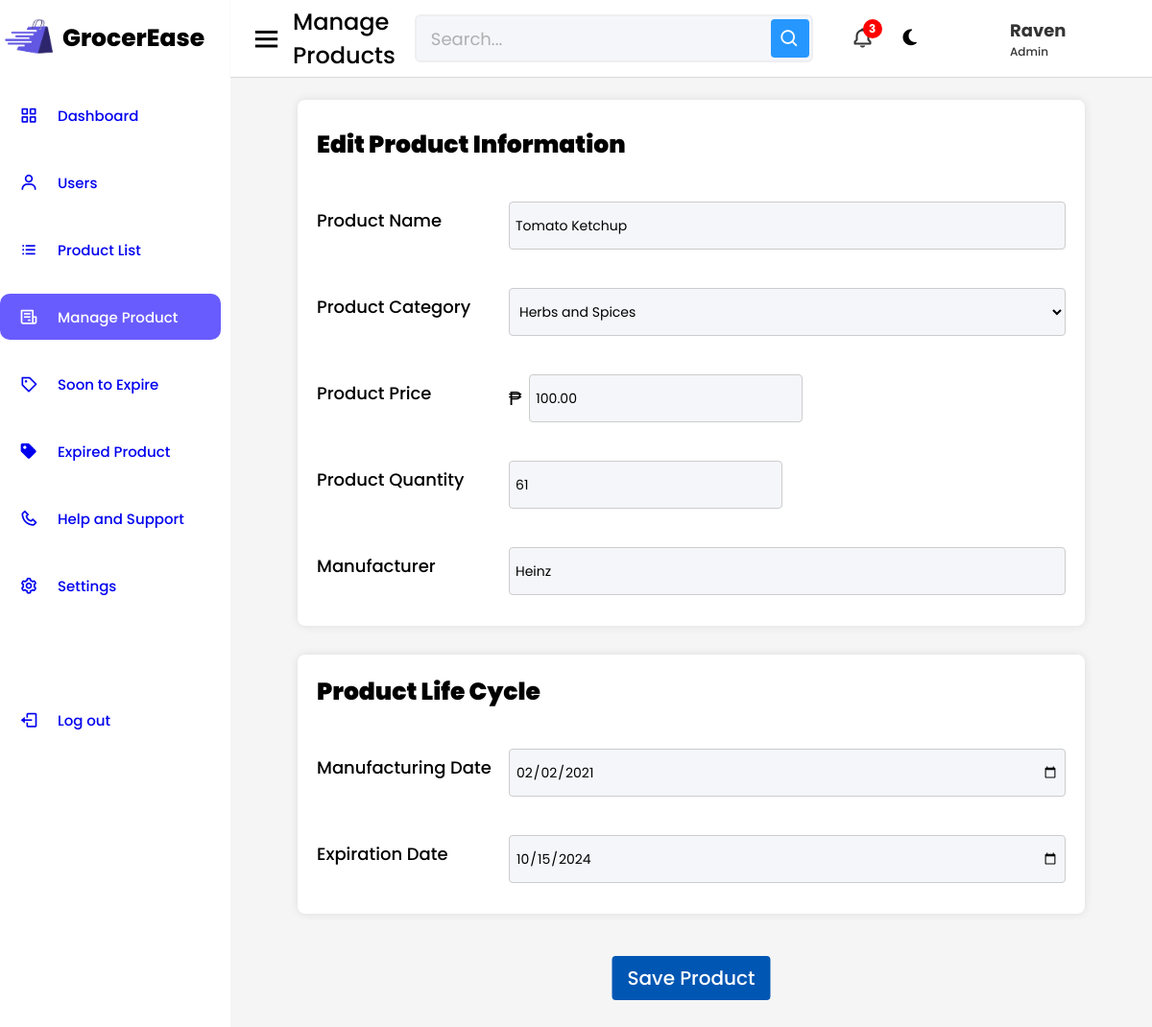
Page /product-list-edit.php?id=21 (signed in) on the committed database.
### tables this page shows
CREATE TABLE `users` (
  `id` int(11) NOT NULL,
  `name` varchar(50) NOT NULL,
  `email` varchar(100) NOT NULL,
  `password` varchar(255) NOT NULL,
  `code` text NOT NULL
);

CREATE TABLE `manage_product` (
  `prodID` int(11) NOT NULL,
  `prodName` varchar(255) NOT NULL,
  `prodCate` varchar(255) NOT NULL,
  `prodPromo` varchar(255) NOT NULL,
  `prodPrice` float(11,2) NOT NULL,
  `prodQuan` varchar(255) NOT NULL,
  `manufact` varchar(255) NOT NULL,
  `manuDate` date NOT NULL DEFAULT current_timestamp(),
  `expiDate` date NOT NULL DEFAULT current_timestamp(),
  `prodAmountSold` decimal(10,2) DEFAULT 0.00,
  `originalPrice` decimal(10,2) NOT NULL
);

### product-list-edit.php (the view, shortened to what this page needs)
<?php
    include 'config.php';
    $query = mysqli_query($conn, "SELECT * FROM users WHERE email='{$_SESSION['SESSION_EMAIL']}'");
    if (mysqli_num_rows($query) > 0) {
        $row = mysqli_fetch_assoc($query);
    }
    $prodID = $_GET['id'];
?>
<!DOCTYPE php>
<php lang="en" dir="ltr">
  <head>
    <link rel="stylesheet" href="assets/css/grocerease.css" />
    <link rel="stylesheet" href="assets/css/manage.css" />
    <link href="https://unpkg.com/boxicons@2.0.7/css/boxicons.min.css" rel="stylesheet"/>
  </head>
  <body>
    <div class="sidebar">
      <div class="logo-details">
        <img src="assets/images/favicon.png" alt="Logo" />
        <span class="logo_name">GrocerEase</span>
      </div>
      <ul class="nav-links">
        <li>
          <a href="grocerease.php">
            <i class="bx bx-grid-alt"></i>
            <span class="links_name">Dashboard</span>
          </a>
        </li>
        <li>
          <a href="user-setting.php">
            <i class="bx bx-user"></i>
            <span class="links_name">Users</span>
          </a>
        </li>
        <li>
          <a href="product-list.php">
            <i class="bx bx-list-ul"></i>
            <span class="links_name">Product List</span>
          </a>
        </li>
        <li>
          <a href="manage.php" class="active">
            <i class="bx bx-receipt"></i>
            <span class="links_name">Manage Product</span>
          </a>
        </li>
        <li>
          <a href="soon-to-expire.php">
            <i class="bx bx-purchase-tag"></i>
            <span class="links_name">Soon to Expire</span>
          </a>
        </li>
        <li>
          <a href="expired-product.php">
            <i class="bx bxs-purchase-tag"></i>
            <span class="links_name">Expired Product</span>
          </a>
        </li>
        <li>
          <a href="help-support.php">
            <i class="bx bx-phone"></i>
            <span class="links_name">Help and Support</span>
          </a>
        </li>
        <li>
          <a href="settings.php">
            <i class="bx bx-cog"></i>
            <span class="links_name">Settings</span>
          </a>
        </li>
        <li class="log_out">
          <a href="#">
            <i class="bx bx-log-out"></i>
            <span class="links_name">Log out</span>
          </a>
        </li>
      </ul>
    </div>
    <section class="home-section">
      <nav>
        <div class="sidebar-button">
          <i class="bx bx-menu sidebarBtn"></i>
          <span class="dashboard">Manage Products</span>
        </div>
        <div class="search-box">
          <input type="text" placeholder="Search..." />
          <i class="bx bx-search searchBoxButton"></i>
        </div>
           <div class="three-box">
                <div class="notifications">
                    <div class="notification-icon">
                        <i class="bx bx-bell"></i>
                        <span class="notification-count">3</span>
                    </div>
                </div>
          <div id="dark-mode-icon" title="Toggle Dark/Light Mode">
            <i class="fa-solid fa-moon"></i>
          </div>
          <div class="profile-details">
            <img id="user-profile-icon" src="assets/images/default-icon.png" alt="User Profile Icon">
            <div class="names">
              <span id="user-name" class="user_name"><?php echo $row['name']; ?></span>
              <span class="admin_name">Admin</span>
            </div>
          </div>
        </div>
    </nav>
      <div class="home-content">
        <form action="" method="POST">
          <div class="card">
            <div class="card-body">
              <h2 class="card-title">Edit Product Information</h2>
              <?php
                $sql = "SELECT * FROM manage_product WHERE prodID = $prodID LIMIT 1";
                $result = mysqli_query($conn, $sql);
                $row = mysqli_fetch_assoc($result);
                function convertToNumber($inputString) {
                  $numbers = preg_replace('/[^0-9]/', '', $inputString);
                  echo $numbers;
                }
              ?>
              <div class="form-group">
                <label for="prodName">Product Name</label>
                <input type="text" id="prodName" name="prodName" class="form-control" value="<?php echo $row['prodName']?>" />
              </div>
              <div class="form-group">
                <label for="prodCate">Product Category</label>
                <select id="prodCate" name="prodCate" class="form-control">
                  <option value="<?php echo $row['prodCate']?>" selected><?php echo $row['prodCate']?></option>
                </select>
              </div>
              <div class="form-group">
                <label for="prodPrice">Product Price</label>
                <div class="input-group">
                  <span class="input-group-addon currency-symbol">₱</span>
                  <input type="number" id="prodPrice" name="prodPrice" step="0.01" class="form-control" value="<?php echo $row['prodPrice']?>" />
                </div>
              </div>
              <div class="form-group">
                <label for="prodQuan" class="input-group-addon quantity-label">Product Quantity</label>
                <div class="input-group">
                  <input type="number" id="prodQuan" name="prodQuan" step="0.01" class="form-control" value="<?php convertToNumber($row['prodQuan'])?>" />
                </div>
              </div>
              <div class="form-group">
                <label for="manufact">Manufacturer</label>
                <input type="text" id="manufact" name="manufact" class="form-control" value="<?php echo $row['manufact']?>"/>
              </div>
            </div>
          </div>
            <div class="card">
              <h2 class="card-title">Product Life Cycle</h2>
              <div class="card-body">
                <div class="form-group">
                  <label for="manuDate">Manufacturing Date</label>
                  <input type="date" id="manuDate" name="manuDate" class="form-control" value="<?php echo $row['manuDate']?>" />
                </div>
                <div class="form-group">
                  <label for="expiDate">Expiration Date</label>
                  <input type="date" id="expiDate" name="expiDate" class="form-control" value="<?php echo $row['expiDate']?>"/>
                </div>
              </div>
            </div>
          </div>
          <button name="submit" type="submit" class="add-product-btn">Save Product</button>
    </section>
  </body>
</php>

### assets/css/grocerease.css (style rules this page uses)
* { margin: 0; padding: 0; box-sizing: border-box; font-family: "Poppins", sans-serif; scroll-behavior: smooth; }
.sidebar { position: fixed; height: 100vh; width: 250px; background: #FFF; transition: all 0.5s ease; }
.sidebar .logo-details { height: 80px; display: flex; align-items: center; }
.sidebar .logo-details img { height: 50px; margin-left: 5px; border-radius: 6px; }
.sidebar .logo-details .logo_name { color: black; font-weight: 800; font-size: 25px; margin-left: 10px; }
.sidebar .nav-links { margin-top: 10px; margin-right: 20px; }
.sidebar .nav-links li { position: relative; list-style: none; height: 60px; margin-top: 10px; display:flex; align-items: center; }
.sidebar .nav-links li a { height: 80%; width: 100%; display: flex; align-items: center; text-decoration: none; border-radius: 10px; transition: all 0.4s ease; }
.sidebar .nav-links li i { min-width: 60px; display: flex; text-align: center; justify-content: center; font-size: 20px; }
.sidebar .nav-links li a .links_name { font-size: 15px; font-weight: 500; white-space: nowrap; }
.sidebar .nav-links .log_out { position: absolute; bottom: 20px; width: 100vh; }
.sidebar .nav-links li a.active, .dark-mode .sidebar .nav-links li a.active { background: #695CFE; color: #FFF; }
.home-section { position: relative; background: #f5f5f5; min-height: 100vh; width: calc(100% - 240px); left: 240px; transition: all 0.5s ease; }
.home-section nav { display: flex; justify-content: space-between; height: 80px; background: #fff; display: flex; align-items: center; position: fixed; width: calc(100% - 240px); left: 240px; z-index: 100; padding: 0 20px; box-shadow: 0 1px 1px rgba(0, 0, 0, 0.1); transition: all 0.5s ease; }
.home-section nav .sidebar-button { display: flex; align-items: center; font-size: 24px; font-weight: 500; }
nav .sidebar-button i { font-size: 35px; margin-right: 10px; }
.home-section nav .search-box { position: relative; height: 50px; max-width: 650px; width: 100%; margin: 20px; }
nav .search-box input { height: 100%; width: 100%; outline: none; background: #f5f6fa; border: 2px solid #efeef1; border-radius: 6px; font-size: 18px; padding: 0 15px; }
nav .search-box .bx-search { position: absolute; height: 40px; width: 40px; background: #2697ff; top: 50%; transform: translate(-110%, -50%); border-radius: 4px; line-height: 40px; text-align: center; color: #fff; font-size: 22px; transition: all 0.5s ease; }
.home-section nav .three-box { display: flex; align-items: center; }
.home-section nav .notifications { position: relative; display: flex; align-items: center; margin-left: 20px; }
nav .notification-icon { position: relative; display: inline-block; cursor: pointer; align-items: center; margin-right: 5px; }
nav .notification-icon i { font-size: 24px; color: #333; }
nav .notification-count { position: absolute; top: -8px; right: -8px; display: flex; align-items: center; justify-content: center; width: 20px; height: 20px; background-color: red; color: #fff; font-size: 12px; font-weight: bold; border-radius: 50%; }
#dark-mode-icon { font-size: larger; cursor: pointer; padding: 15px; margin-left: 10px; margin-right: 10px; }
.home-section nav .profile-details { display: flex; align-items: center; border-radius: 6px; height: 50px; min-width: 190px; padding: 0 15px 0 2px; margin-left: 10px; }
nav .profile-details img { height: 50px; width: 50px; border-radius: 6px; object-fit: cover; transition: all 0.3s ease; }
nav .profile-details .names { display: flex; flex-direction: column; margin-left: 10px; }
nav .profile-details .user_name { font-size: 18px; font-weight: bold; color: #333; }
nav .profile-details .admin_name { font-size: 12px; font-weight: 500; color: #333; }
.home-section .home-content { position: relative; padding-top: 104px; }

### rows in the picture
users: name "Raven"
manage_product: prodName "Tomato Ketchup", prodCate "Herbs and Spices", prodPrice "100.00", prodQuan "61", manufact "Heinz", manuDate "02/02/2021", expiDate "10/15/2024"
